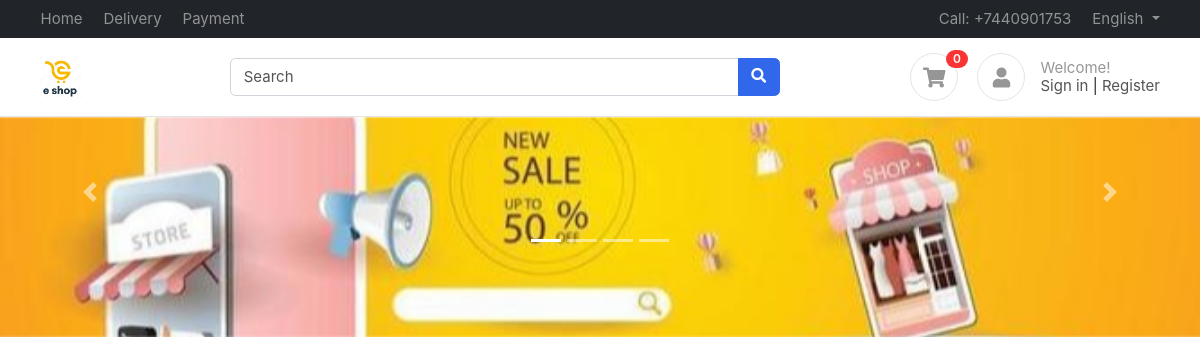
/, run on an earlier commit of the app's database.
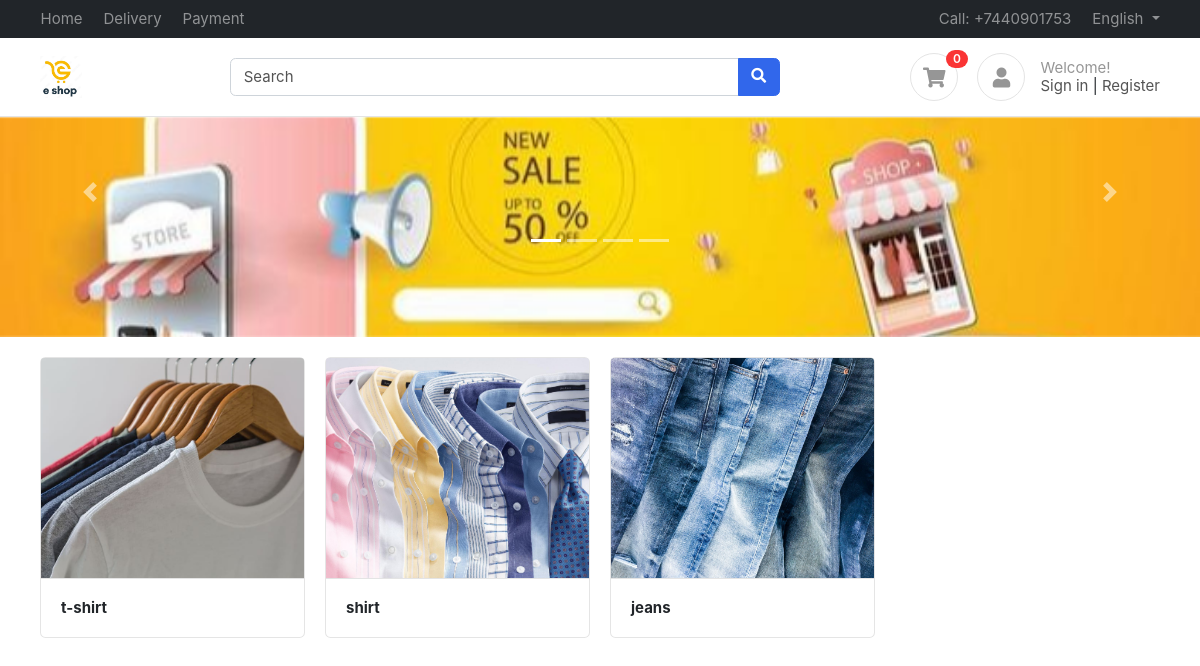
And on a later commit of the database.
### products/models.py (models this page shows, shortened)
class Category(BaseModel):
    category_name = models.CharField(max_length = 100)
    slug = models.SlugField(unique = True, null = True, blank =True)
    category_image = models.ImageField(upload_to = 'catgories')

### home/views.py (the view)
# urls.py: path('' , index , name="index" ),
def index(request):
    c = CartItems.objects.all().count()
    context = {'products' : Category.objects.all(),'count':c , 'banners': BannerImage.objects.all()}
    return render(request , 'home/index.html' , context)

### templates/home/index.html (shortened to what this page needs)
{% extends "base/base.html"%}
{% load static %}
{%  block start %}
<div id="carouselExampleIndicators" class="carousel slide" data-ride="carousel">
  <div class="carousel-inner">
    <div class="carousel-item active">
      <img class="d-block w-100" src="/media/images/banners/5.jpg" height="350px" alt="First slide">
    </div>
      </div>
  <a class="carousel-control-prev" href="#carouselExampleIndicators" role="button" data-slide="prev">
    <span class="carousel-control-prev-icon" aria-hidden="true"></span>
  </a>
  <a class="carousel-control-next" href="#carouselExampleIndicators" role="button" data-slide="next">
    <span class="carousel-control-next-icon" aria-hidden="true"></span>
  </a>
  <ol class="carousel-indicators mt-5 pt-5" >
    <li data-target="#carouselExampleIndicators" data-slide-to="0" class="active"></li>
    <li data-target="#carouselExampleIndicators" data-slide-to="1"></li>
    <li data-target="#carouselExampleIndicators" data-slide-to="2"></li>
    <li data-target="#carouselExampleIndicators" data-slide-to="3"></li>
  </ol>
</div>
<div class="container mt-5 pt-5">
    <div class="row">
        {% for product in products %}
        <div class="col-md-3">
            <figure class="card card-product-grid">
                <a href="{% url 'product_details' product.slug %}" class="title">
                <div class="img-wrap"> <img src="{{product.category_image.url}}" alt="no image"> </div>
                <figcaption class="info-wrap border-top">
                        <b>{{product.category_name}}</b></a>
            </figure>
        </div>
        {% endfor %}
  </div>
</div>
{% endblock %}

What changed in the data, as far as the page shows it:
added Category: category_image (picture), category_name "t-shirt"
added Category: category_image (picture), category_name "shirt"
added Category: category_image (picture), category_name "jeans"
